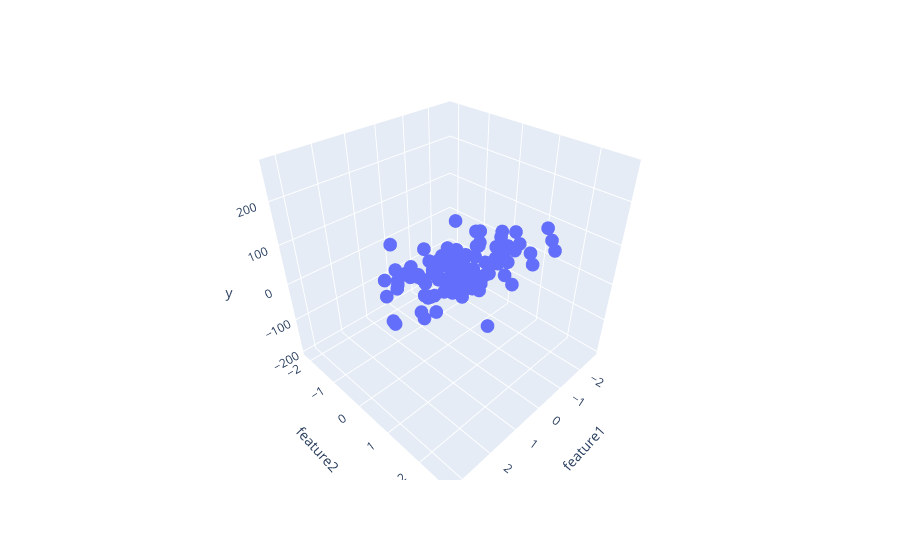

Source (notebook cell):
### Code cell
fig = px.scatter_3d(df, x="feature1", y="feature2", z="y")
fig.show()
